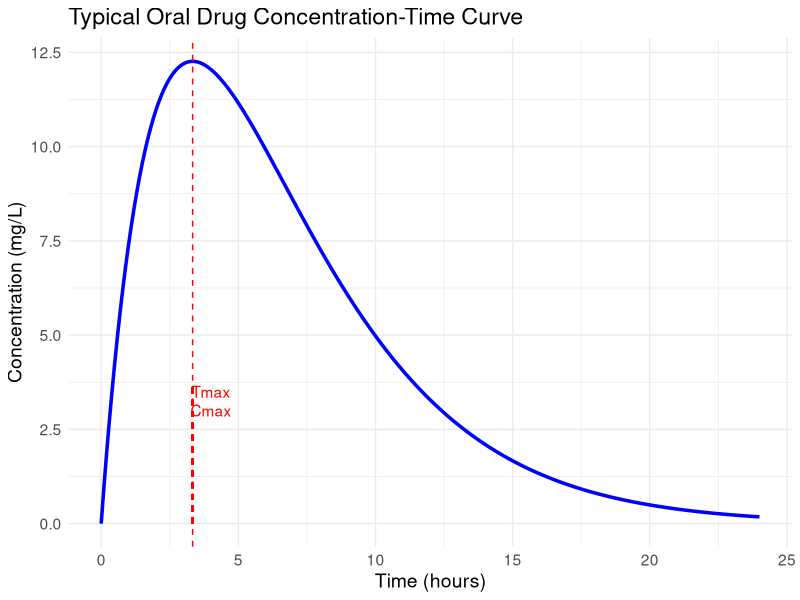
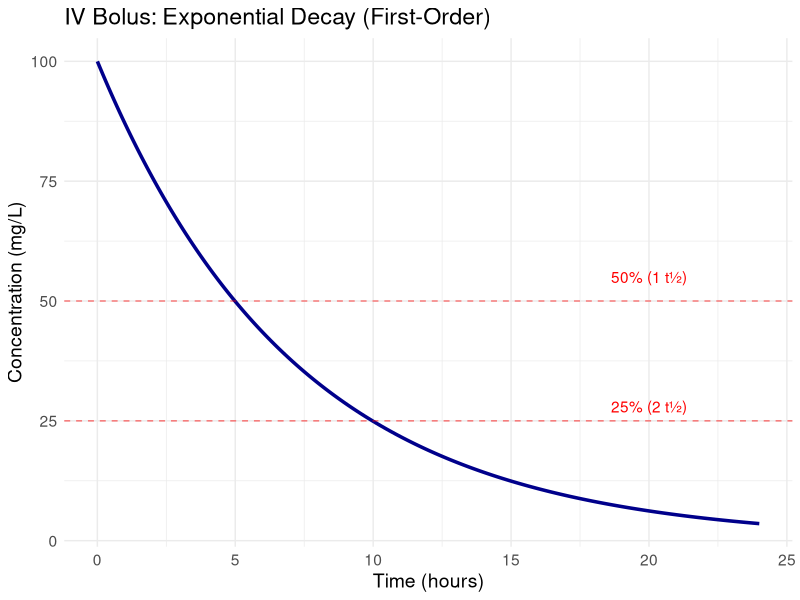
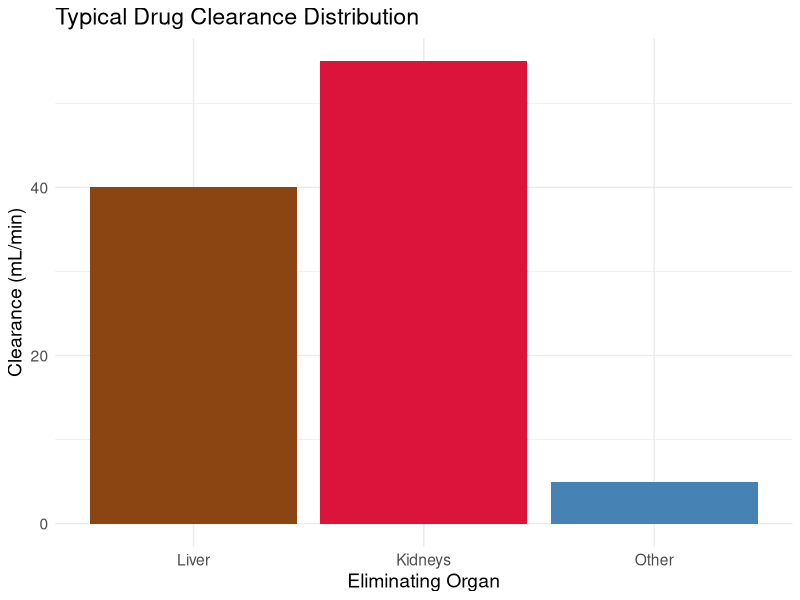
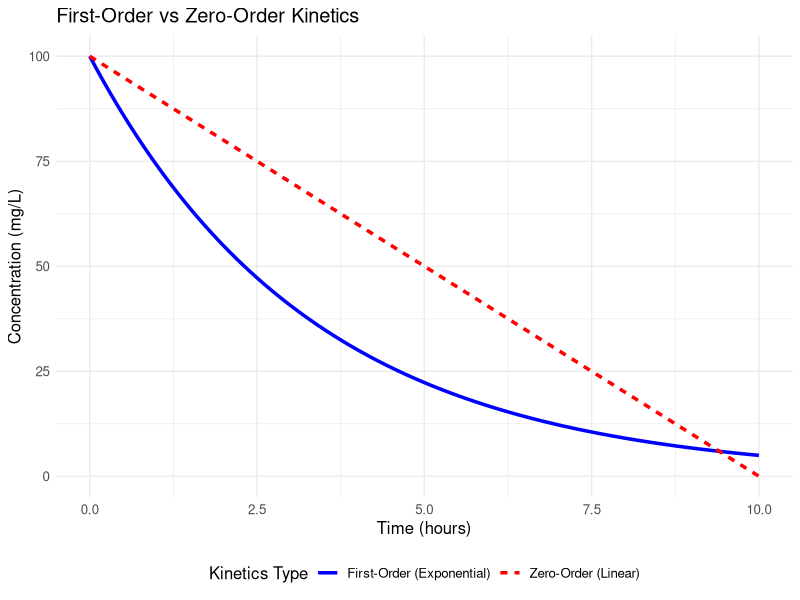
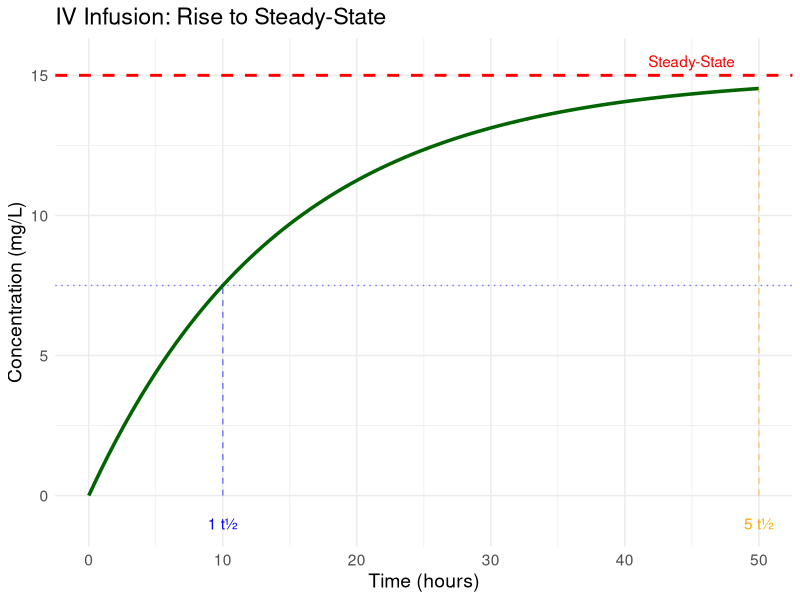
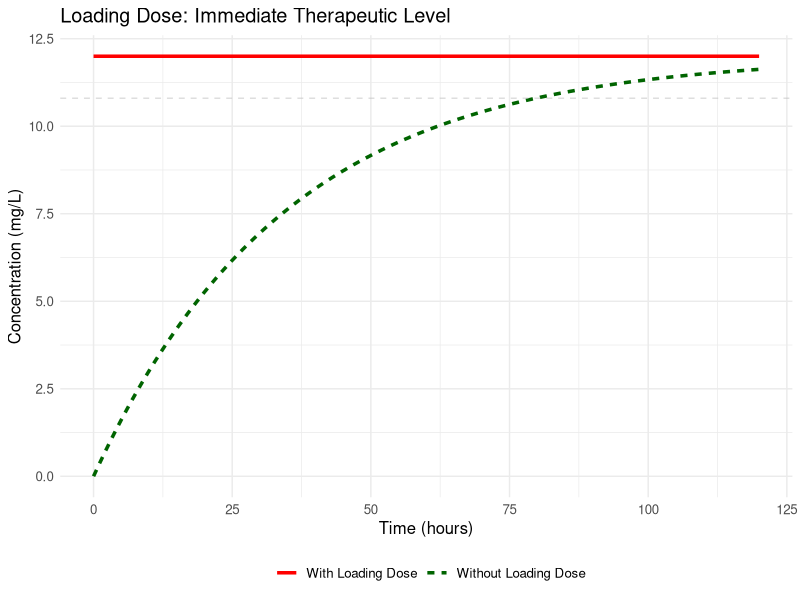
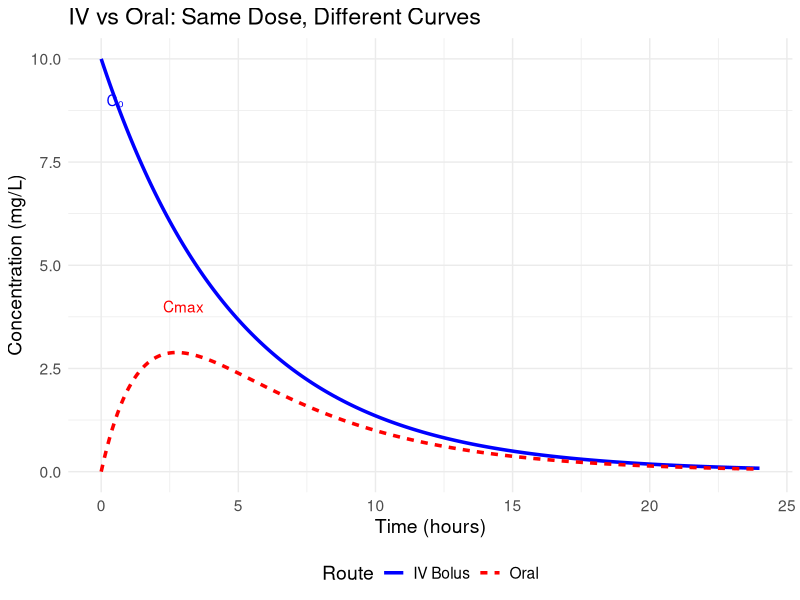
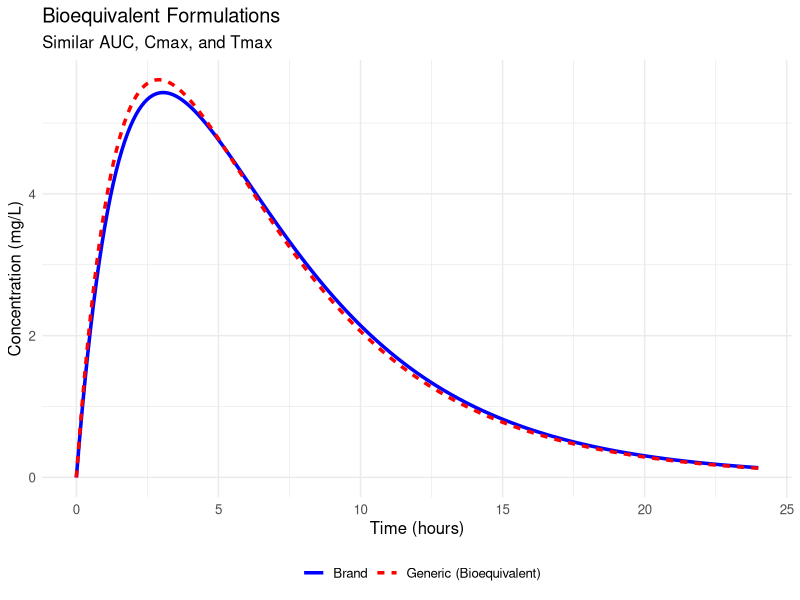

These charts were generated, in order, by the following R code:
## ---- chunk 1
#| echo: false
#| fig-width: 6
#| fig-height: 4

library(ggplot2)

# Generate data for oral administration
time <- seq(0, 24, by = 0.1)
conc_oral <- 10 * time * exp(-0.3 * time)

# Create data frame
df <- data.frame(time = time, concentration = conc_oral)

# Plot
ggplot(df, aes(x = time, y = concentration)) +
  geom_line(color = "blue", size = 1.2) +
  geom_vline(xintercept = 1/0.3, linetype = "dashed", color = "red") +
  annotate("text", x = 4, y = 3.5, label = "Tmax", color = "red") +
  annotate("text", x = 4, y = 3, label = "Cmax", color = "red") +
  geom_segment(aes(x = 3.33, y = 0, xend = 3.33, yend = 3.68),
               linetype = "dashed", color = "red") +
  labs(title = "Typical Oral Drug Concentration-Time Curve",
       x = "Time (hours)",
       y = "Concentration (mg/L)") +
  theme_minimal() +
  theme(text = element_text(size = 14))
## ---- chunk 2
#| echo: false
#| fig-width: 6
#| fig-height: 5

library(ggplot2)

# Generate data for IV bolus
time <- seq(0, 24, by = 0.1)
C0 <- 100
k <- 0.139
conc_iv <- C0 * exp(-k * time)

df <- data.frame(time = time, concentration = conc_iv)

ggplot(df, aes(x = time, y = concentration)) +
  geom_line(color = "darkblue", size = 1.2) +
  geom_hline(yintercept = C0/2, linetype = "dashed", color = "red", alpha = 0.5) +
  geom_hline(yintercept = C0/4, linetype = "dashed", color = "red", alpha = 0.5) +
  annotate("text", x = 20, y = 55, label = "50% (1 t½)", color = "red") +
  annotate("text", x = 20, y = 28, label = "25% (2 t½)", color = "red") +
  labs(title = "IV Bolus: Exponential Decay (First-Order)",
       x = "Time (hours)",
       y = "Concentration (mg/L)") +
  theme_minimal() +
  theme(text = element_text(size = 14))
## ---- chunk 3
#| echo: false
#| fig-width: 6
#| fig-height: 4

library(ggplot2)

# Clearance concept
organs <- c("Liver", "Kidneys", "Other")
clearance <- c(40, 55, 5)

df <- data.frame(organs = factor(organs, levels = organs),
                 clearance = clearance)

ggplot(df, aes(x = organs, y = clearance, fill = organs)) +
  geom_bar(stat = "identity") +
  scale_fill_manual(values = c("#8B4513", "#DC143C", "#4682B4")) +
  labs(title = "Typical Drug Clearance Distribution",
       x = "Eliminating Organ",
       y = "Clearance (mL/min)") +
  theme_minimal() +
  theme(text = element_text(size = 14), legend.position = "none")
## ---- chunk 4
#| echo: false
#| fig-width: 6
#| fig-height: 5

library(ggplot2)

time <- seq(0, 10, by = 0.1)

# First-order
first_order <- 100 * exp(-0.3 * time)

# Zero-order
zero_order <- pmax(100 - 10 * time, 0)

df <- data.frame(
  time = rep(time, 2),
  concentration = c(first_order, zero_order),
  kinetics = rep(c("First-Order (Exponential)",
                   "Zero-Order (Linear)"), each = length(time))
)

ggplot(df, aes(x = time, y = concentration,
               color = kinetics, linetype = kinetics)) +
  geom_line(size = 1.2) +
  scale_color_manual(values = c("blue", "red")) +
  labs(title = "First-Order vs Zero-Order Kinetics",
       x = "Time (hours)",
       y = "Concentration (mg/L)",
       color = "Kinetics Type",
       linetype = "Kinetics Type") +
  theme_minimal() +
  theme(text = element_text(size = 12),
        legend.position = "bottom")
## ---- chunk 5
#| echo: false
#| fig-width: 6
#| fig-height: 5

library(ggplot2)

time <- seq(0, 50, by = 0.5)
t_half <- 10
k <- 0.693 / t_half
Css <- 15

# Concentration during infusion
conc <- Css * (1 - exp(-k * time))

df <- data.frame(time = time, concentration = conc)

ggplot(df, aes(x = time, y = concentration)) +
  geom_line(color = "darkgreen", size = 1.2) +
  geom_hline(yintercept = Css, linetype = "dashed",
             color = "red", size = 1) +
  geom_hline(yintercept = Css * 0.5, linetype = "dotted",
             color = "blue", alpha = 0.5) +
  annotate("text", x = 45, y = Css + 0.5,
           label = "Steady-State", color = "red") +
  annotate("segment", x = t_half, xend = t_half,
           y = 0, yend = Css * 0.5,
           linetype = "dashed", color = "blue", alpha = 0.5) +
  annotate("text", x = t_half, y = -1,
           label = "1 t½", color = "blue") +
  annotate("segment", x = 5*t_half, xend = 5*t_half,
           y = 0, yend = Css * 0.97,
           linetype = "dashed", color = "orange", alpha = 0.5) +
  annotate("text", x = 5*t_half, y = -1,
           label = "5 t½", color = "orange") +
  labs(title = "IV Infusion: Rise to Steady-State",
       x = "Time (hours)",
       y = "Concentration (mg/L)") +
  theme_minimal() +
  theme(text = element_text(size = 14))
## ---- chunk 6
#| echo: false
#| fig-width: 6
#| fig-height: 5

library(ggplot2)

time <- seq(0, 120, by = 1)
t_half <- 24
k <- 0.693 / t_half
Css <- 12

# Without loading dose
no_load <- Css * (1 - exp(-k * time))

# With loading dose
with_load <- ifelse(time == 0, Css,
                    Css * (1 - exp(-k * (time - 1))) +
                    Css * exp(-k * (time - 1)))
with_load[1] <- Css

df <- data.frame(
  time = rep(time, 2),
  concentration = c(no_load, with_load),
  group = rep(c("Without Loading Dose", "With Loading Dose"),
              each = length(time))
)

ggplot(df, aes(x = time, y = concentration,
               color = group, linetype = group)) +
  geom_line(size = 1.2) +
  geom_hline(yintercept = Css * 0.9, linetype = "dashed",
             color = "gray", alpha = 0.5) +
  scale_color_manual(values = c("red", "darkgreen")) +
  labs(title = "Loading Dose: Immediate Therapeutic Level",
       x = "Time (hours)",
       y = "Concentration (mg/L)",
       color = "",
       linetype = "") +
  theme_minimal() +
  theme(text = element_text(size = 12),
        legend.position = "bottom")
## ---- chunk 7
#| echo: false
#| fig-width: 6
#| fig-height: 5

library(ggplot2)

time <- seq(0, 24, by = 0.1)

# IV bolus
C0_iv <- 10
k <- 0.2
conc_iv <- C0_iv * exp(-k * time)

# Oral (same dose but F = 0.5)
ka <- 0.6  # absorption rate
conc_oral <- C0_iv * 0.5 * (ka/(ka-k)) *
             (exp(-k*time) - exp(-ka*time))

df <- data.frame(
  time = rep(time, 2),
  concentration = c(conc_iv, conc_oral),
  route = rep(c("IV Bolus", "Oral"), each = length(time))
)

ggplot(df, aes(x = time, y = concentration,
               color = route, linetype = route)) +
  geom_line(size = 1.2) +
  scale_color_manual(values = c("blue", "red")) +
  annotate("text", x = 3, y = 4, label = "Cmax", color = "red") +
  annotate("text", x = 0.5, y = 9, label = "C₀", color = "blue") +
  labs(title = "IV vs Oral: Same Dose, Different Curves",
       x = "Time (hours)",
       y = "Concentration (mg/L)",
       color = "Route",
       linetype = "Route") +
  theme_minimal() +
  theme(text = element_text(size = 14),
        legend.position = "bottom")
## ---- chunk 8
#| echo: false
#| fig-width: 6
#| fig-height: 4

library(ggplot2)

time <- seq(0, 24, by = 0.1)
ka <- 0.5
k <- 0.2

# Brand drug
conc_brand <- 10 * (ka/(ka-k)) * (exp(-k*time) - exp(-ka*time))

# Generic (bioequivalent - slightly different curve but same AUC)
ka2 <- 0.55
conc_generic <- 10 * (ka2/(ka2-k)) * (exp(-k*time) - exp(-ka2*time))

df <- data.frame(
  time = rep(time, 2),
  concentration = c(conc_brand, conc_generic),
  formulation = rep(c("Brand", "Generic (Bioequivalent)"),
                    each = length(time))
)

ggplot(df, aes(x = time, y = concentration,
               color = formulation, linetype = formulation)) +
  geom_line(size = 1.2) +
  scale_color_manual(values = c("blue", "red")) +
  labs(title = "Bioequivalent Formulations",
       subtitle = "Similar AUC, Cmax, and Tmax",
       x = "Time (hours)",
       y = "Concentration (mg/L)",
       color = "",
       linetype = "") +
  theme_minimal() +
  theme(text = element_text(size = 12),
        legend.position = "bottom")
